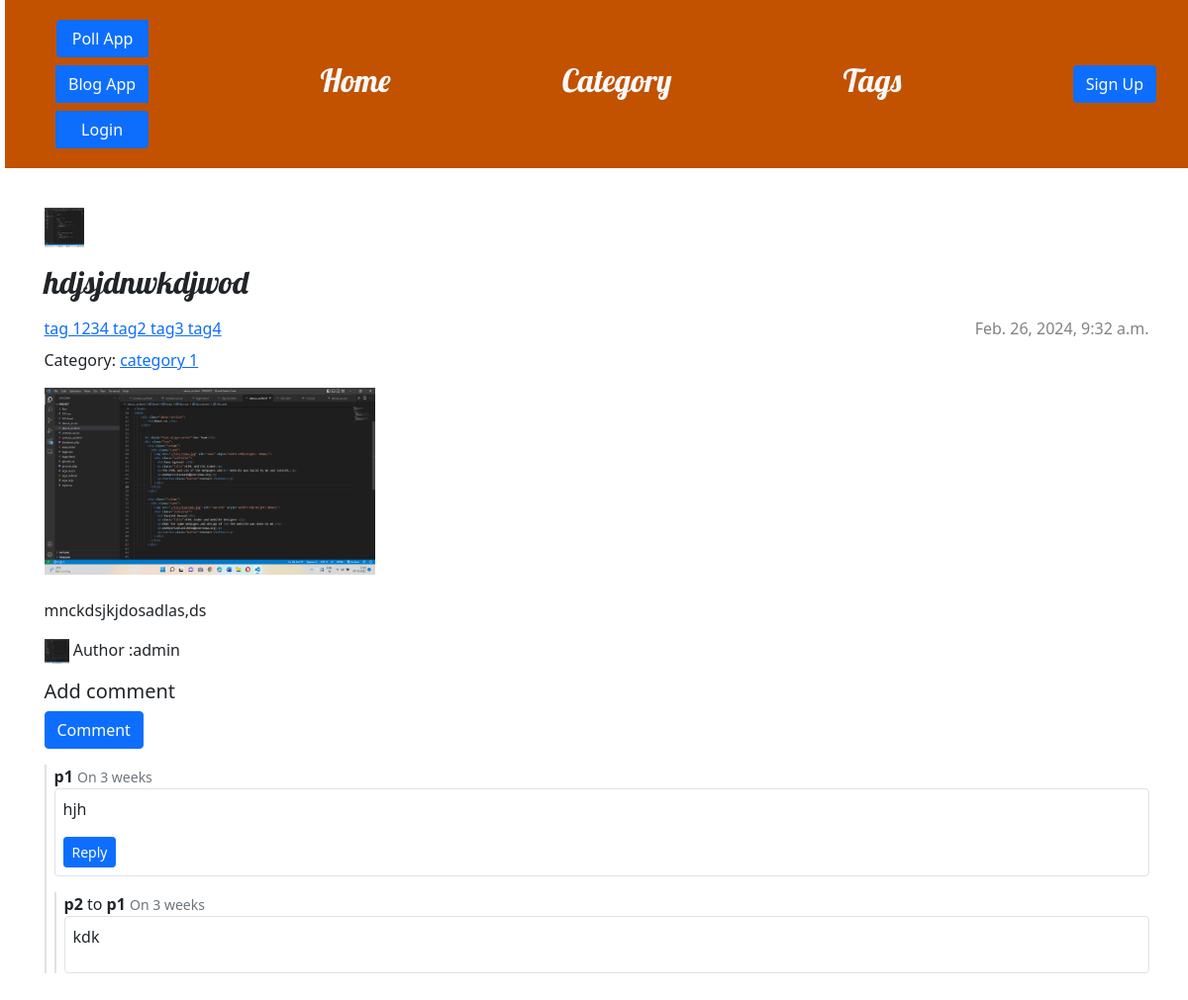
/post/hdjsj/, run on the app's committed database.
### blog/models.py (models this page shows, shortened)
class Post(models.Model):
    category = models.ForeignKey(Category, on_delete=models.SET_NULL,blank=True, null=True,)
    author = models.ForeignKey(settings.AUTH_USER_MODEL, on_delete=models.CASCADE)
    tags = models.ManyToManyField(Tag)
    title = models.CharField(max_length=200)
    slug = AutoSlugField(populate_from ='title' , unique = True, null = True , default=None )
    text = models.TextField()
    created_date = models.DateTimeField(default=timezone.now)
    published_date = models.DateTimeField(blank=True, null=True)
    thumbnails = models.ImageField(upload_to='thumbnails/', default=None)
    featured_image = models.ImageField(upload_to='uploads/', default= None)
    def get_comments(self):
        return Comment.objects.filter(post=self, parent__isnull=True, active=True)
    def get_absolute_url(self):
        return reverse('blog:post_detail' ,kwargs={"slug": self.slug})

class Tag(models.Model):
    title= models.CharField(max_length=100,unique=True)
    slug = AutoSlugField(populate_from="title", unique=True, null = True , default=None)

class Category(models.Model):
    title = models.CharField(max_length=100, unique= True)
    slug = AutoSlugField(populate_from="title", unique=True)

class User(AbstractUser):
   gender = models.CharField(max_length=1,choices= Gender_choices ,blank=True)
   country = models.CharField(max_length=2 ,choices= Country_choices, blank=True,default= 'IN')
   dob = models.DateField(null=False, blank=False, default=timezone.now)
   state = models.CharField(max_length=20 , blank= True)
   image= models.ImageField(upload_to='profile_images/'  , blank=True , default="Screenshot_24.png")
   def __str__(self):
       return self.username

class Comment(models.Model):
    user = models.ForeignKey(settings.AUTH_USER_MODEL, on_delete=models.CASCADE,null=True)
    post = models.ForeignKey(Post,on_delete=models.CASCADE, related_name="comments")
    parent = models.ForeignKey("self", null=True, blank=True, on_delete=models.CASCADE)
    text = models.TextField(null=True)
    name = models.CharField(max_length=50)
    body = models.TextField(blank=True)
    created = models.DateTimeField(auto_now_add=True)
    updated = models.DateTimeField(auto_now=True)
    active = models.BooleanField(default=True)
    class Meta:
        ordering = ('-created',)
    def get_comments(self):
        return Comment.objects.filter(parent=self).filter(active=True)

### blog/views.py (the view)
# urls.py: path('post/<slug:slug>/' , views.post_detail , name = 'post_detail'),
def post_detail(request,slug):
    post = get_object_or_404(Post, slug=slug)
    comments = post.comments.filter(active=True)
    new_comment = None
    if request.method == 'POST':
        comment_form = CommentForm(data = request.POST)
        if comment_form.is_valid():
            new_comment = comment_form.save(commit=False)
            new_comment.post=post
            new_comment.save()
            return redirect('blog:post_detail' , slug = slug)
    else:
        comment_form =CommentForm()
    return render(request, 'blog/post_detail.html', {'post': post ,'new_comment' : new_comment ,'comments':comments , 'comment_form' : comment_form})

### blog/templates/blog/post_detail.html (shortened to what this page needs)
{% extends 'blog/base.html' %}
{% load static %}
{% block content %}
    <link rel="stylesheet" href="https://cdn.jsdelivr.net/npm/bootstrap@5.1.3/dist/css/bootstrap.min.css"
>
    <article class="post w-100">
        <p style="display:inline-block;">
            <img src="{{ post.thumbnails.url }}" alt = "{{ post.thumbnails}}"width="40px" height="40px">
            <h2 class="card-title mb-3 custom-font text-decoration-none">{{ post.title }}</h2>
        </p>
        {% if post.published_date %}
            <time class="date">
                {{ post.published_date }}
            </time>
        {% endif %}
        <div class="tags mb-2 mt-2">
            {% for tag in post.tags.all %}
            <a href="{% url 'blog:tag_post' tag_title=tag.title %}" class=" tag">
                {{ tag.title }}
            </a>
            {% endfor %}
        </div>
        {% if post.category %}
        <p>Category:
            <a href="{% url 'blog:cat_post' category_slug=post.category.title %}">
                 {{ post.category.title }}
            </a>
        </p>
        {% endif %}
        <img src="{{ post.featured_image.url }}" alt = "{{ post.title}}"width="30%" height="30%">
        <br><br>
        <p>{{ post.text|linebreaksbr }}</p>
        <p><img src="{{post.author.image.url}}" width="25px" height="25px" > Author :{{post.author}} </p>
        <h5>Add comment</h5>
        <form method="post" action="">
            <button type="submit" class="btn btn-primary" onclick="showCommentBox()">Comment</button>
        </form>
        {% if not post.comments.all %}
            No comments yet
        {% else %}
        {% for comment in post.get_comments %}
        {% include 'blog/comment.html' with comment=comment %}
                  <div >
                      <br><br>
                 </div>
          {% endfor %}
        {% endif %}
    </article>
{% endblock %}

### blog/templates/blog/comment.html (shortened to what this page needs)
<div class="border-0 border-start border-2 ps-2" id="{{comment.id}}">
    <div class="mt-3">
        <strong>{{comment.name}}</strong>
        {% if comment.parent %}
        to <strong>{{comment.parent.name}}</strong>
        {% endif %}
        <small class="text-muted">On {{ comment.created|timesince }}</small>
    </div>
    <div class="border p-2 rounded">
        <p>{{comment.body}}</p>
        {% if not comment.parent %}
        <button class="btn btn-primary btn-sm" onclick="handleReply({{comment.id}})">Reply</button>
        {% endif %}
    </div>
    {% for child_comment in comment.get_comments %}
    {% include 'blog/comment.html' with comment=child_comment %}
    {% endfor %}
</div>

### blog/static/css/blog.css (style rules this page uses)
body { padding-left: 5px; }
h1, h2, h3, h4 { font-family: 'Lobster', cursive; }
.date { color: #828282; }
.post { margin-bottom: 70px; }
.post > .date, .post > .actions { float: right; }

### data on the page
Post: thumbnails (picture), title "hdjsjdnwkdjwod", published_date "Feb. 26, 2024, 9:32 a.m.", category "category 1", featured_image (picture), text "mnckdsjkjdosadlas,ds", author.image (picture), author "admin"
Tag: title "tag 1234"
Tag: title "tag2"
Tag: title "tag3"
Tag: title "tag4"
Comment: name "p1", created "3 weeks", body "hjh"
Comment: name "p2", parent.name "p1", created "3 weeks", body "kdk"
